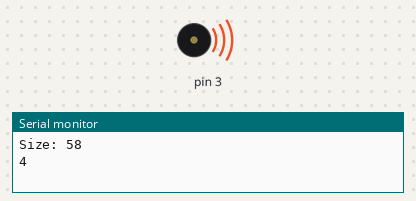
The sketch below on a simulated Arduino Uno, built with avr-gcc and run on an emulated ATmega328P. On the bench: buzzer (waves = sounding), the last lines printed to the serial monitor.

Above: at 0.1 s.
At 9.1 s:
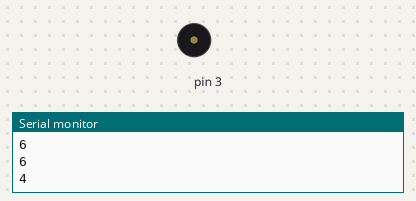
Timing chart, 0 to 10.6 s (numbered marks = the images above):
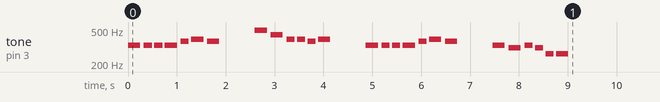

The sketch:

arduino-senden-daha-guzel.ino
```cpp
/*
 *  Duman - Senden daha güzel
 *  Arduino play music
*/

#define DO 262
#define RE 294
#define RE_S 311
#define MI 330
#define FA 349
#define FA_S 370
#define SOL 392
#define LA 440
#define SI 494
#define DO_INCE 523

// notes in the melody:
int melody[] = {
  MI, MI, MI, MI, FA_S, SOL, FA_S,
  0, SI, LA, SOL, SOL, FA_S, SOL,
  0, MI, MI, MI, MI, FA_S, SOL, FA_S,
  0, MI, RE_S, MI, RE_S, DO, DO
};

int noteDurations[] = {
  4, 6, 6, 4, 6, 4, 4, 2,
  4, 4, 6, 6, 6, 4, 2,
  4, 6, 6, 4, 6, 4, 4, 2,
  4, 4, 6, 6, 6, 4, 2,
};

void setup() {

  Serial.begin(9600);
  Serial.print("Size: ");
  Serial.println(sizeof(melody));
  for (int thisNote = 0; thisNote < sizeof(melody) / sizeof(int); thisNote++) {

    Serial.println(noteDurations[thisNote]);
    int noteDuration = 1000 / noteDurations[thisNote];

    tone(3, melody[thisNote], noteDuration);

    int pauseBetweenNotes = noteDuration * 1.30;

    delay(pauseBetweenNotes);

    noTone(3);

  }
}

void loop() {

}
```
